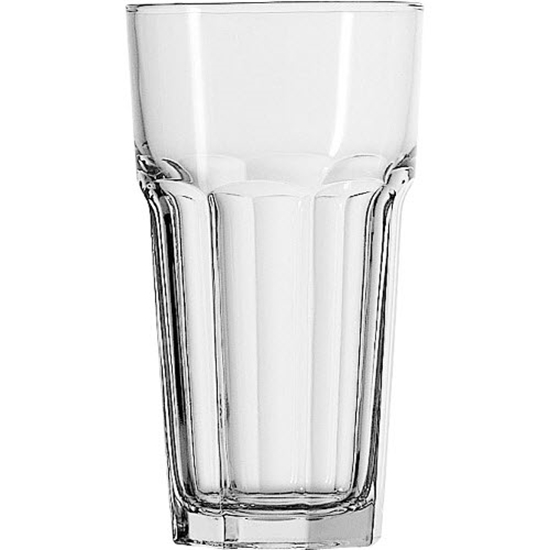
#> input picture photos/glass.jpeg, 550 x 550 px
$ python transformations.py
#> lines starting #> are read from the running program, lines starting #| are printed output that depends on the picture
import cv2 as cv
import numpy as np

img = cv.imread('photos/glass.jpeg')
#> img is the input picture: shape (550, 550, 3); min 0, max 255, mean 234.9
cv.imshow('Glass', img)

def translate(img, x, y):
    # Create shifting Matrix
    # M = [[1, 0, x],
    #      [0, 1, y]]
    # -x -> left
    # -y -> up
    # x -> right
    # y -> down
#> called with x = 100, y = 100
    transMat = np.float32([[1,0,x],[0,1,y]])
    # Image dimension
    dimensions = (img.shape[1], img.shape[0])
#> dimensions = (550, 550)
    return cv.warpAffine(img, transMat, dimensions)
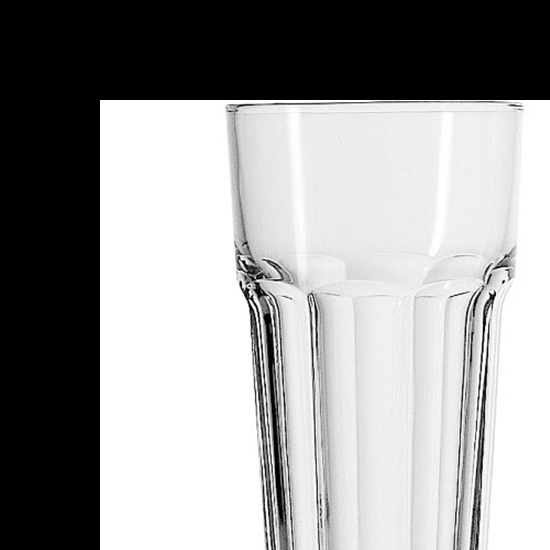
#> returned value: shape (550, 550, 3); min 0, max 255, mean 155.8

def rotate(img, angle, rotPoint=None):
    # Rotate image with angle, at rotPoint
#> called with angle = 45
    (height, width) = img.shape[:2]
#> height = 550; width = 550

    # if not specify rotation point, using center
    if rotPoint is None:
        rotPoint = (width//2, height//2)
#> rotPoint = (275, 275)

    # create rotation matrix
    rotMat = cv.getRotationMatrix2D(rotPoint, angle, 1.0)
    dimensions = (width, height)
#> dimensions = (550, 550)

    return cv.warpAffine(img, rotMat, dimensions)
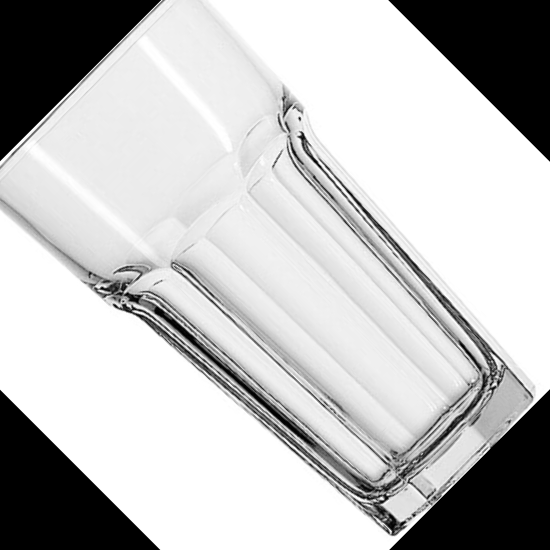
#> returned value: shape (550, 550, 3); min 0, max 255, mean 191.3


translated = translate(img, 100, 100) # shifting image to right 100, down 100
cv.imshow('Translated', translated)

rotated = rotate(img, 45)
cv.imshow('Rotated', rotated)

flip = cv.flip(img, -1) # flipping image with flip code, 0 is horizontal flip, 1 is vertical flip, -1 is horizontal + vertical flip
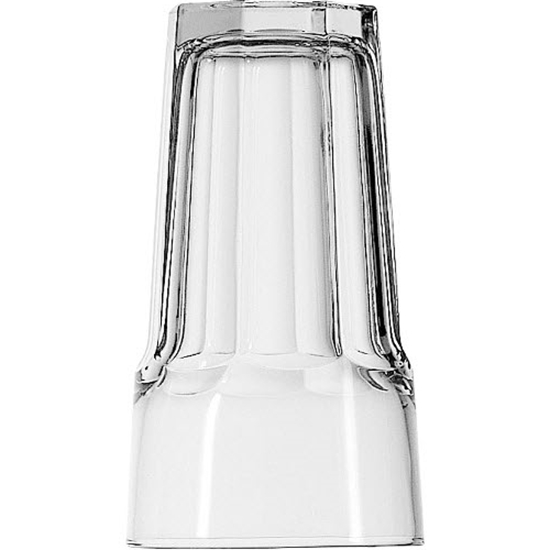
#> flip: shape (550, 550, 3); min 0, max 255, mean 234.9
cv.imshow('Flip', flip)

cv.waitKey(0)

$ run again, with photos/plastic.jpeg copied over photos/glass.jpeg
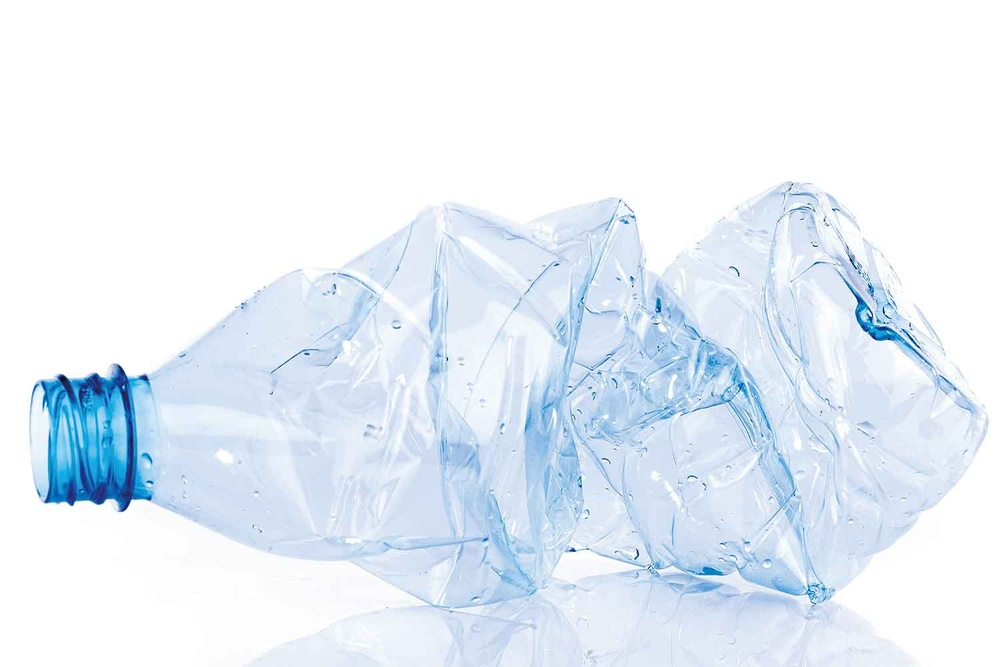
#> input picture photos/plastic.jpeg, 1000 x 667 px, shrunk from 1500 x 1000 before the run
#> img is the input picture: shape (667, 1000, 3); mean B, G, R 248.1, 239.5, 231
#> in rotate, `return cv.warpAffine(img, rotMat, dimensions)`:
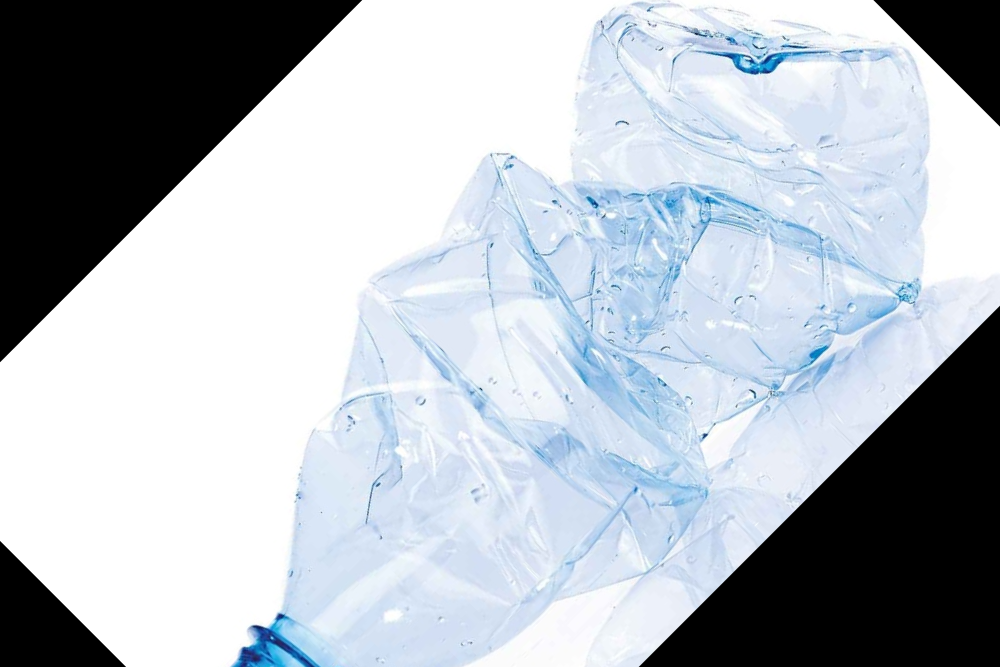
#> returned value: shape (667, 1000, 3); mean of channels 0, 1, 2 192.9, 185.3, 178.3; drawn as B, G, R
#> `flip = cv.flip(img, -1)`:
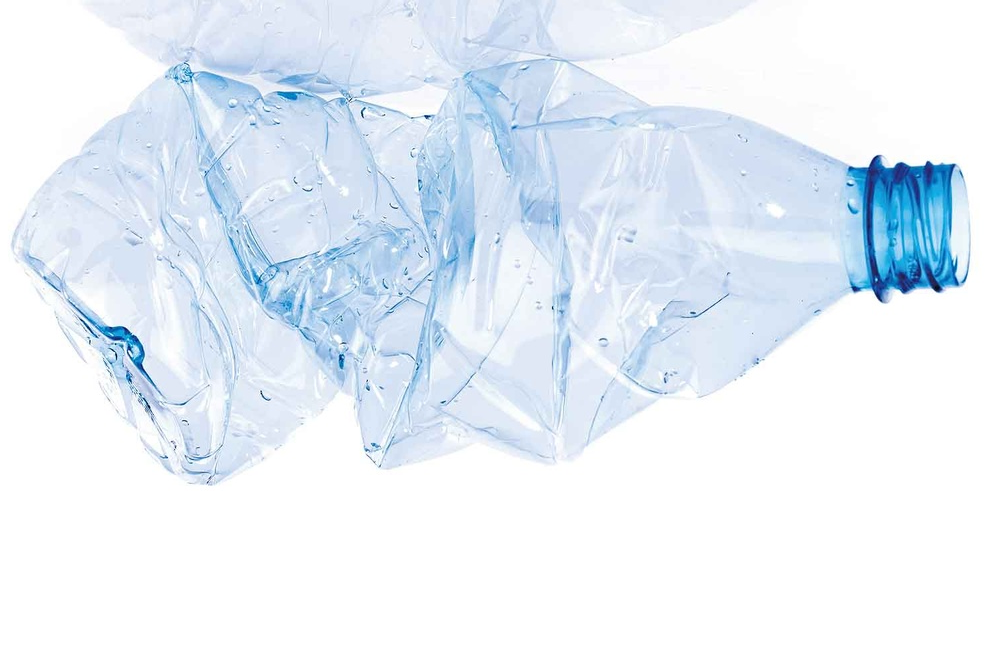
#> flip: shape (667, 1000, 3); mean B, G, R 248.1, 239.5, 231
